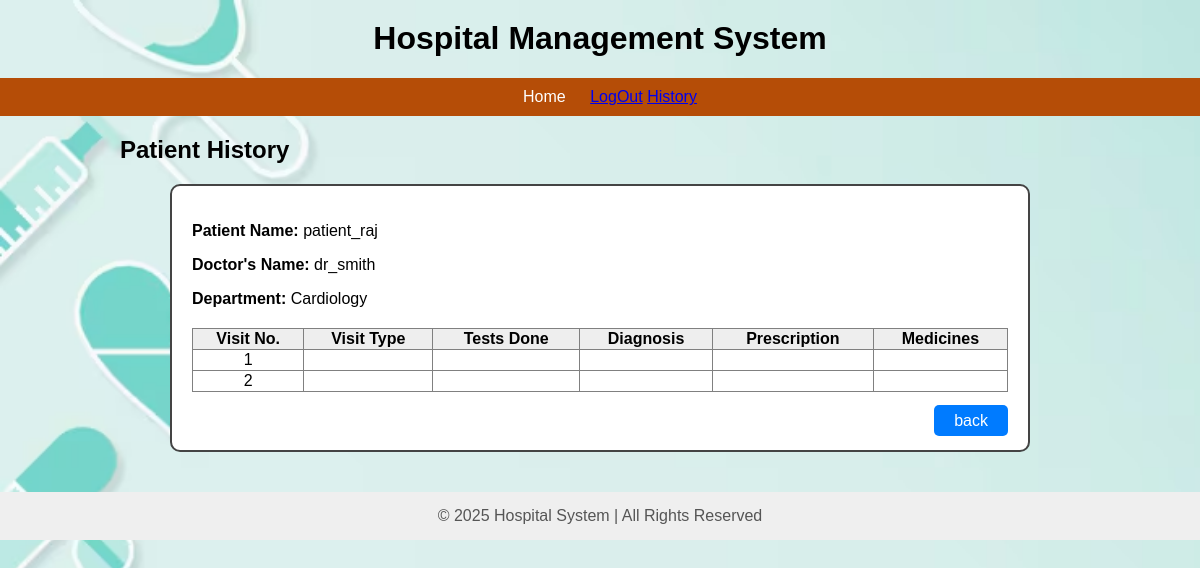
The page /patient/history (signed in) on the database its author committed.
### app.py (models this page shows)
class User(db.Model):
    __tablename__ = 'users'
    id = db.Column(db.Integer, primary_key=True)
    user_name = db.Column(db.String(80), unique=True, nullable=False)
    email = db.Column(db.String(120), unique=True, nullable=False)
    password = db.Column(db.String(200), nullable=False)
    role = db.Column(db.String(50), nullable=False)
    created_at = db.Column(db.DateTime, default=datetime.utcnow)
    experience = db.Column(db.Integer, nullable=True)
    department_id = db.Column(db.Integer, db.ForeignKey('departments.id'), nullable=True)
    department = db.relationship("Department",back_populates="doctors")

class Department(db.Model):
    __tablename__ = 'departments'
    id = db.Column(db.Integer, primary_key=True)
    name = db.Column(db.String(100), unique=True, nullable=False)
    description = db.Column(db.String(255), nullable=True)
    doctors = db.relationship("User", back_populates="department")

class Treatment(db.Model):
    __tablename__ = 'treatments'
    id = db.Column(db.Integer, primary_key=True)
    treatment_name = db.Column(db.String(100), nullable=False)
    appointment_id = db.Column(db.Integer, db.ForeignKey('appointments.id'), nullable=False)
    description = db.Column(db.String(255), nullable=False)
    prescribed_at = db.Column(db.DateTime, default=datetime.utcnow)

### app.py (the view)
@app.route('/patient/history')
def patient_history():
    patient_id = session.get('id')
    patient = User.query.get(patient_id)
    history = Treatment.query.join(Appointment, Treatment.appointment_id == Appointment.id)\
        .filter(Appointment.patient_id == patient_id).all()
    if history:
        appt = Appointment.query.get(history[0].appointment_id)
        doctor = User.query.get(appt.doctor_id)
        department = Department.query.get(doctor.department_id)
    else:
        doctor = None
        department = None
    return render_template(
        "patient/history.html",
        patient=patient,
        doctor=doctor,
        department=department,
        history=history
    )

### templates/patient/history.html (shortened to what this page needs)
{% extends "root.html" %}
{% block content %}
<h2 style="margin-top:20px;">Patient History</h2>
<div style="
    padding:20px;
    background:white;
    border-radius:10px;
    border:2px solid #444;
    width:85%;
    margin:auto;
">
    <p><b>Patient Name:</b> {{ patient.user_name }}</p>
    <p><b>Doctor's Name:</b> {{ doctor.user_name }}</p>
    <p><b>Department:</b> {{ department.name }}</p>
    <table border="1" width="100%"
           style="border-collapse:collapse; margin-top:20px; text-align:center;">
        <tr style="background:#eee; font-weight:bold;">
            <th>Visit No.</th>
            <th>Visit Type</th>
            <th>Tests Done</th>
            <th>Diagnosis</th>
            <th>Prescription</th>
            <th>Medicines</th>
        </tr>
        {% for h in history %}
        <tr>
            <td>{{ loop.index }}</td>
            <td>{{ h.visit_type }}</td>
            <td>{{ h.tests_done }}</td>
            <td>{{ h.diagnosis }}</td>
            <td>{{ h.prescription }}</td>
            <td>{{ h.medicines }}</td>
        </tr>
        {% endfor %}
    </table>
    <div style="text-align:right; margin-top:20px;">
        <a href="{{ url_for('patient_dash') }}"
           style="padding:7px 20px; background:#007bff;
                  color:white; text-decoration:none;
                  border-radius:5px;">
            back
        </a>
    </div>
</div>
{% endblock %}

### templates/root.html (style rules this page uses)
body { font-family: Arial; margin: 0; padding: 0; background-image: url('/static/images/back_ground image1.jpg'); background-size: cover; background-repeat: no-repeat; background-attachment: fixed; }

### rows shown on the page
User: user_name "patient_raj"
User: user_name "dr_smith"
Department: name "Cardiology"
